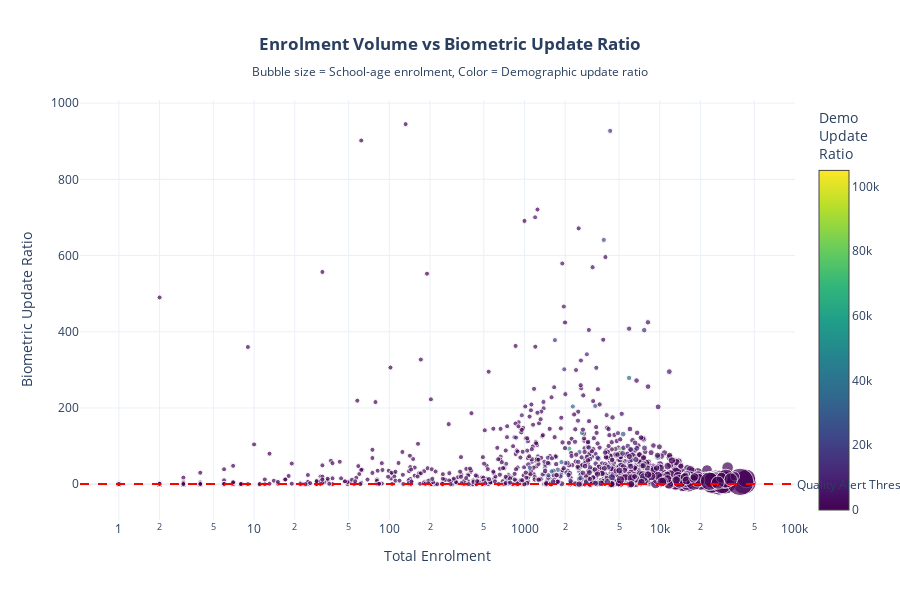

The notebook cell saved with this chart:
### Code cell
# ==============================================================================
# VISUALIZATION 7: SCATTER PLOT - ENROLMENT VS UPDATE RATIO
# ==============================================================================

# District-level analysis: Enrolment vs Quality Metric (update ratio)
fig_scatter = go.Figure()

fig_scatter.add_trace(go.Scatter(
    x=district_enrol['total_enrolment'],
    y=district_enrol['bio_update_ratio'],
    mode='markers',
    marker=dict(
        size=district_enrol['age_5_17'] / 1000 + 5,  # Size by school-age enrolment
        color=district_enrol['demo_update_ratio'],
        colorscale='Viridis',
        colorbar=dict(title="Demo<br>Update<br>Ratio"),
        line=dict(width=1, color='white'),
        opacity=0.7
    ),
    text=[f"{row['state']}<br>{row['district']}<br>Total: {row['total_enrolment']:.0f}" 
          for idx, row in district_enrol.iterrows()],
    hovertemplate='<b>%{text}</b><br>Bio Update Ratio: %{y:.2f}<extra></extra>',
    name='Districts'
))

fig_scatter.update_layout(
    title='<b>Enrolment Volume vs Biometric Update Ratio</b><br><sub>Bubble size = School-age enrolment, Color = Demographic update ratio</sub>',
    xaxis_title='Total Enrolment',
    yaxis_title='Biometric Update Ratio',
    height=600,
    template='plotly_white',
    hovermode='closest',
    title_x=0.5,
    xaxis_type='log'
)

fig_scatter.add_hline(
    y=0.3,
    line_dash="dash",
    line_color="red",
    annotation_text="Quality Alert Threshold (0.3)",
    annotation_position="right"
)

fig_scatter.write_html('zdataoutput/07_scatter_enrolment_ratio.html')
print("✓ Enrolment vs Update Ratio Scatter Plot Generated (saved to 07_scatter_enrolment_ratio.html)")
fig_scatter.show()

### Figure 1 — Plotly figure (JSON) as saved in the notebook; plotly's stock layout.template omitted (floating-point values rounded to 4 significant figures; data arrays with more than 128 entries replaced by an {"elided": "..."} marker saying what was removed)
{"data": [{"hovertemplate": "<b>%{text}</b><br>Bio Update Ratio: %{y:.2f}<extra></extra>", "marker": {"color": {"elided": "1070 float values"}, "colorbar": {"title": {"text": "Demo<br>Update<br>Ratio"}}, "colorscale": [[0, "#440154"], [0.1111, "#482878"], [0.2222, "#3e4989"], [0.3333, "#31688e"], [0.4444, "#26828e"], [0.5556, "#1f9e89"], [0.6667, "#35b779"], [0.7778, "#6ece58"], [0.8889, "#b5de2b"], [1, "#fde725"]], "line": {"color": "white", "width": 1}, "opacity": 0.7, "size": {"elided": "1070 float values"}}, "mode": "markers", "name": "Districts", "text": {"elided": "1070 str values"}, "type": "scatter", "x": {"elided": "1070 int values"}, "y": {"elided": "1070 float values"}}], "layout": {"annotations": [{"showarrow": false, "text": "Quality Alert Threshold (0.3)", "x": 1, "xanchor": "left", "xref": "x domain", "y": 0.3, "yanchor": "middle", "yref": "y"}], "height": 600, "hovermode": "closest", "shapes": [{"line": {"color": "red", "dash": "dash"}, "type": "line", "x0": 0, "x1": 1, "xref": "x domain", "y0": 0.3, "y1": 0.3, "yref": "y"}], "title": {"text": "<b>Enrolment Volume vs Biometric Update Ratio</b><br><sub>Bubble size = School-age enrolment, Color = Demographic update ratio</sub>", "x": 0.5}, "xaxis": {"title": {"text": "Total Enrolment"}, "type": "log"}, "yaxis": {"title": {"text": "Biometric Update Ratio"}}}}
